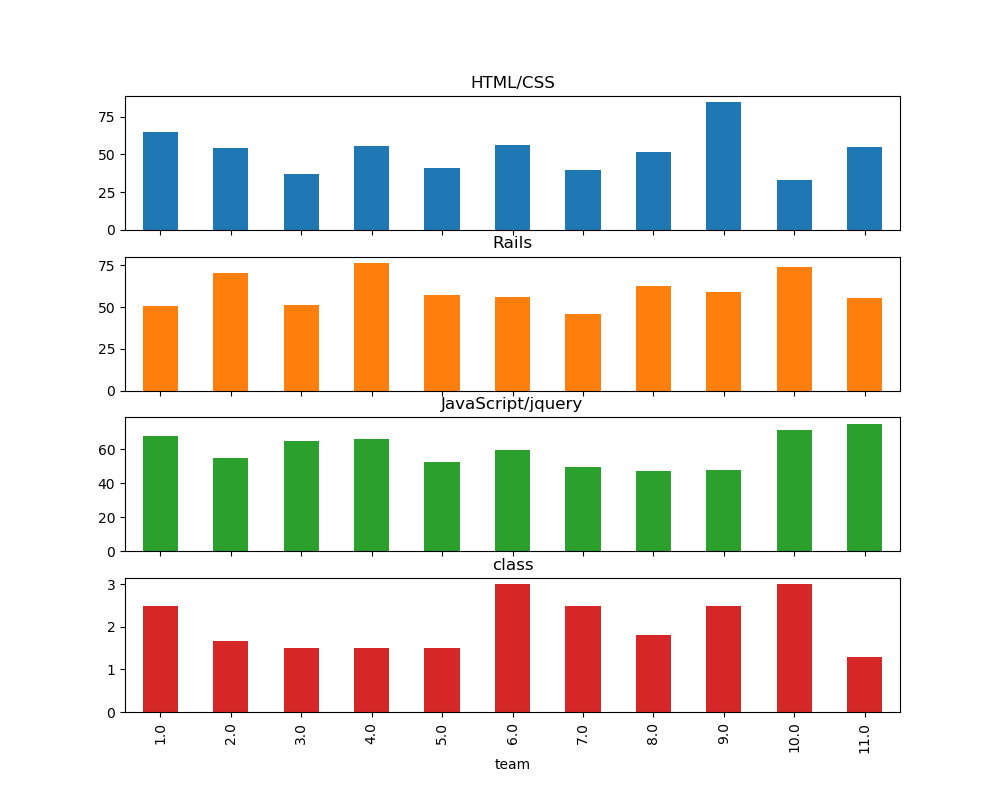

Write the Python code that produced this figure.
from simanneal import Annealer
import random
import pandas as pd
import matplotlib
import matplotlib.pyplot as plt
from sklearn.cluster import KMeans
import numpy as np
from mpl_toolkits.mplot3d import Axes3D
import seaborn as sns

class GroupingProblem(Annealer):

  def __init__(self, init_state):
    super(GroupingProblem, self).__init__(init_state) # important!

  # 探索点の移動ルール
  def move(self):
    # ランダムに選択したメンバーm1をチームt1からチームt2へ移す
    m1 = random.choice(list(range(nmembers)))
    t1 = self.state[m1].index(1)
    t2 = random.choice(list(range(nteams)))
    self.state[m1][t1], self.state[m1][t2] = self.state[m1][t2], self.state[m1][t1]

  # 目的関数
  def energy(self):
    v = 0
    nu = sum(sum(b[i] * self.state[i][j] for i in range(nmembers)) for j in range(nteams)) / nteams
    for j in range(nteams):
      mu_j = sum(scores[i] * self.state[i][j] for i in range(nmembers))
      v += abs(sum(scores[i] * self.state[i][j] for i in range(nmembers)) - mu_j) + 1.5 * abs(sum(b[i] * self.state[i][j] for i in range(nmembers)) - nu)
    return v

if __name__ == '__main__':
  # データの呼び出し
  xl_df = pd.read_excel('test_data.xlsx')
  df = xl_df.iloc[:, 1:]
  kmeans = KMeans(n_clusters=5)
  xl_df["class"] = kmeans.fit_predict(df)

  teams = [1,2,3,4,5,6,7,8,9,10,11]
  members = xl_df.loc[:,"氏名"].values.tolist()
  skills = ['class']
  scores = xl_df.loc[:,"class"].values.tolist()

  nteams = len(teams)
  nmembers = len(members)
  nskills = len(skills)
  b = [ai for ai in scores]

  # 初期割り当て
  init_state = [[0 for j in range(nteams)] for i in range(nmembers)]
  for i in range(nmembers):
    init_state[i][0] = 1 # 最初は全員1チームに所属
  
  prob = GroupingProblem(init_state)
  prob.steps = 200000
  prob.copy_strategy = "deepcopy"
  prob.anneal() # 焼きなましの実行
  g_df = pd.DataFrame()

  for i,s in enumerate(prob.state):
    g_df.loc[i,0] = teams[s.index(1)]
  
  df_concat = pd.concat([xl_df, g_df], axis=1)
  df_concat_new = df_concat.rename(columns={0: 'team'})
  s_df = df_concat_new.sort_values('team')
  m_df = df_concat_new.groupby('team').mean()
  s_df.to_html('grouping5.html')
  m_df.to_html('average5.html')

  m_df.plot.bar(figsize=(10,8),subplots=True,legend=False)
  plt.savefig('grouping5.png') 
  

